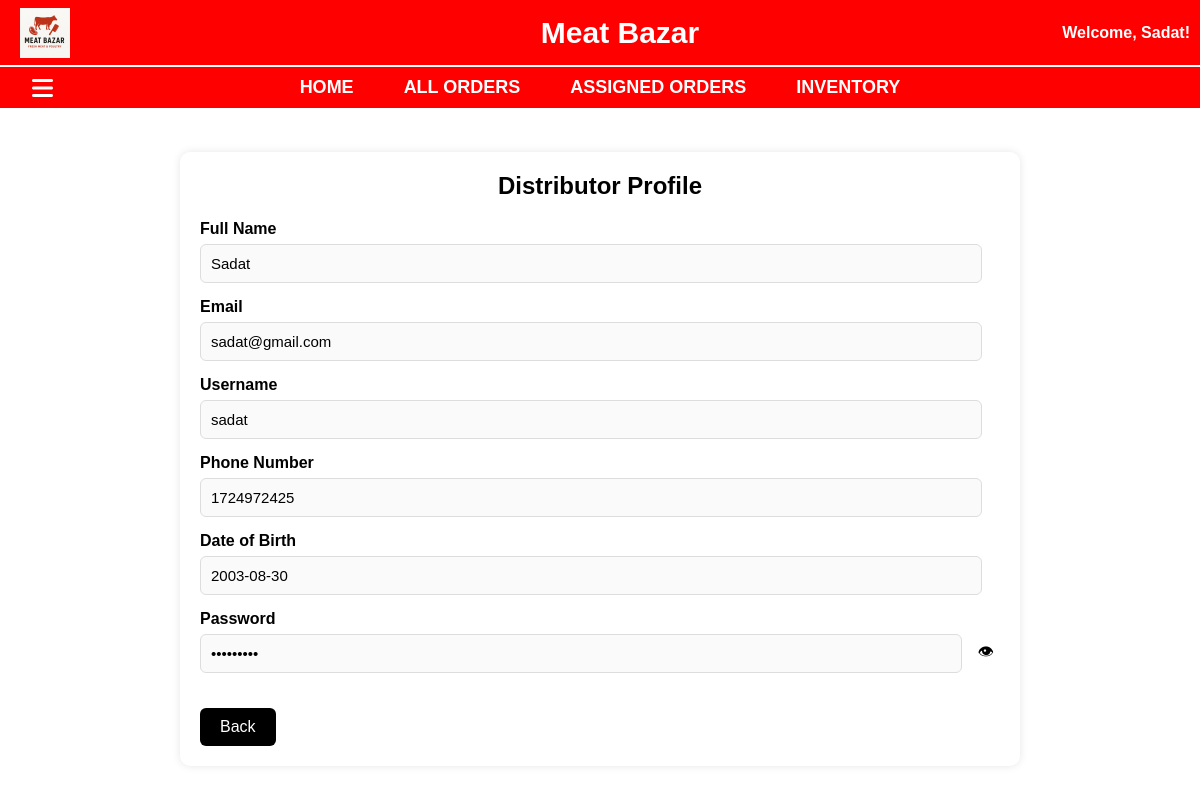
The page /distributor/distributor_profile.php (signed in) on the database its author committed.
### tables this page shows
CREATE TABLE `distributor` (
  `full_name` varchar(50) NOT NULL,
  `email` varchar(50) NOT NULL,
  `user_name` varchar(50) NOT NULL,
  `phone_number` varchar(20) NOT NULL,
  `dob` date NOT NULL,
  `password` varchar(255) NOT NULL
);

### distributor/distributor_profile.php (the view, shortened to what this page needs)
<?php
include(__DIR__ . '/../includes/db.php');
$user_name = $_SESSION['user_name'];
$sql = "SELECT full_name, email, user_name, phone_number, dob, password FROM distributor WHERE user_name = ? LIMIT 1";
$stmt = $conn->prepare($sql);
$stmt->bind_param("s", $user_name);
$stmt->execute();
$result = $stmt->get_result();
$distributor = $result->fetch_assoc();
?>
<!DOCTYPE html>
<html lang="en">
<head>
    <link rel="stylesheet" href="https://cdnjs.cloudflare.com/ajax/libs/font-awesome/6.5.0/css/all.min.css">
</head>
<body>
    <div class="header">
        <img src="../assets/images/logo.png" alt="Logo">
        <h1>Meat Bazar</h1>
        <h4>Welcome, <?php echo htmlspecialchars($_SESSION['full_name'] ?? $user_name); ?>!</h4>
    </div>
    <div class="gap"></div>
    <div class="nav">
        <label for="check"><i class="fa fa-bars menu-toggle"></i></label>
        <a href="distributor_dashboard.php">Home</a>
        <a href="all_orders.php">All Orders</a>
        <a href="assigned_orders.php">Assigned Orders</a>
        <a href="distributor_inventory.php">Inventory</a>
    </div>
    <div class="container">
        <div class="content">
            <div class="profile-container">
                <h2>Distributor Profile</h2>
                <?php if ($distributor): ?>
                    <div class="profile-field">
                        <label>Full Name</label>
                        <input type="text" value="<?php echo htmlspecialchars($distributor['full_name']); ?>" readonly>
                    </div>
                    <div class="profile-field">
                        <label>Email</label>
                        <input type="text" value="<?php echo htmlspecialchars($distributor['email']); ?>" readonly>
                    </div>
                    <div class="profile-field">
                        <label>Username</label>
                        <input type="text" value="<?php echo htmlspecialchars($distributor['user_name']); ?>" readonly>
                    </div>
                    <div class="profile-field">
                        <label>Phone Number</label>
                        <input type="text" value="<?php echo htmlspecialchars($distributor['phone_number']); ?>" readonly>
                    </div>
                    <div class="profile-field">
                        <label>Date of Birth</label>
                        <input type="text" value="<?php echo htmlspecialchars($distributor['dob']); ?>" readonly>
                    </div>
                    <div class="profile-field">
                        <label>Password</label>
                        <div class="password-wrapper">
                            <input type="password" id="password" value="<?php echo htmlspecialchars($distributor['password']); ?>" readonly>
                            <button type="button" onclick="togglePassword()" title="Show/Hide">👁</button>
                        </div>
                    </div>
                <?php else: ?>
                    <p>No distributor data found.</p>
                <?php endif; ?>
                <a href="distributor_dashboard.php" class="back-btn">Back</a>
            </div>
        </div>
    </div>

### distributor/distributor_profile.php (style rules this page uses)
:root { --HEADER-H: 65px; --GAP-H: 2px; --NAV-H: 45px; --SIDEBAR-W: 220px; }
body { margin: 0; font-family: Arial, sans-serif; background: #fff; }
.header { height: var(--HEADER-H); background: red; color: #fff; display: flex; align-items: center; justify-content: center; padding: 0 20px; position: fixed; top: 0; left: 0; width: 100%; z-index: 1000; }
.header img { position: absolute; left: 20px; height: 50px }
.header h1 { margin: 0; font-size: 30px; font-weight: bold }
.header h4 { margin: 0; position: absolute; right: 50px; top: 50%; transform: translateY(-50%) }
.gap { height: var(--GAP-H); background: #fff; position: fixed; top: var(--HEADER-H); left: 0; width: 100%; z-index: 999; }
.nav { background: #FF0000; color: #fff; display: flex; align-items: center; justify-content: center; padding: 10px 0; position: fixed; top: calc(var(--HEADER-H) + var(--GAP-H)); left: 0; width: 100%; z-index: 998; }
.nav a { color: #fff; text-decoration: none; margin: 0 25px; font-size: 18px; font-weight: bold; text-transform: uppercase; }
.menu-toggle { position: absolute; left: 32px; top: 50%; transform: translateY(-50%); font-size: 24px; color: #fff; cursor: pointer; }
.container { position: relative }
.content { padding: 20px; transition: margin-left .4s ease; margin-left: 0; margin-top: calc(var(--HEADER-H) + var(--GAP-H) + var(--NAV-H)); }
.profile-container { background: #fff; max-width: 800px; margin: 20px auto; padding: 20px; border-radius: 10px; box-shadow: 0 0 8px rgba(0, 0, 0, .1); }
.profile-container h2 { margin: 0 0 20px; text-align: center }
.profile-field { margin-bottom: 15px }
.profile-field label { font-weight: bold; display: block; margin-bottom: 6px }
.profile-field input { width: 95%; padding: 10px; border: 1px solid #ddd; border-radius: 6px; font-size: 15px; background: #fafafa }
.password-wrapper { display: flex; align-items: center }
.password-wrapper input { flex: 1 }
.password-wrapper button { margin-left: 10px; background: none; border: none; cursor: pointer; font-size: 16px }
.back-btn { display: inline-block; margin-top: 20px; padding: 10px 20px; background: black; color: #fff; text-decoration: none; border-radius: 6px; }

### rows shown on the page
distributor: full_name "Sadat", email "sadat@gmail.com", user_name "sadat", phone_number "1724972425", dob "2003-08-30"

### other values the page prints
$_SESSION['full_name'] "Sadat"
